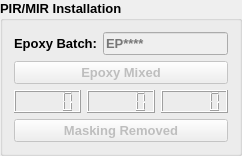
                   <widget class="QGroupBox" name="groupBox_9">
                    <property name="palette">
                     <palette>
                      <active/>
                      <inactive/>
                      <disabled/>
                     </palette>
                    </property>
                    <property name="font">
                     <font>
                      <pointsize>10</pointsize>
                      <weight>75</weight>
                      <bold>true</bold>
                     </font>
                    </property>
                    <property name="title">
                     <string>PIR/MIR Installation</string>
                    </property>
                    <layout class="QGridLayout" name="gridLayout_10" rowminimumheight="0,0,20,0">
                     <item row="0" column="0">
                      <widget class="QLabel" name="label_129">
                       <property name="palette">
                        <palette>
                         <active/>
                         <inactive/>
                         <disabled/>
                        </palette>
                       </property>
                       <property name="text">
                        <string>Epoxy Batch:</string>
                       </property>
                      </widget>
                     </item>
                     <item row="0" column="1">
                      <widget class="QLineEdit" name="epoxy_batch1">
                       <property name="enabled">
                        <bool>false</bool>
                       </property>
                       <property name="sizePolicy">
                        <sizepolicy hsizetype="Preferred" vsizetype="Preferred">
                         <horstretch>0</horstretch>
                         <verstretch>0</verstretch>
                        </sizepolicy>
                       </property>
                       <property name="palette">
                        <palette>
                         <active/>
                         <inactive/>
                         <disabled/>
                        </palette>
                       </property>
                       <property name="text">
                        <string/>
                       </property>
                       <property name="maxLength">
                        <number>6</number>
                       </property>
                       <property name="placeholderText">
                        <string>EP****</string>
                       </property>
                      </widget>
                     </item>
                     <item row="1" column="0" colspan="2">
                      <widget class="QPushButton" name="epoxy_mixed1">
                       <property name="enabled">
                        <bool>false</bool>
                       </property>
                       <property name="sizePolicy">
                        <sizepolicy hsizetype="Preferred" vsizetype="Preferred">
                         <horstretch>0</horstretch>
                         <verstretch>0</verstretch>
                        </sizepolicy>
                       </property>
                       <property name="palette">
                        <palette>
                         <active/>
                         <inactive/>
                         <disabled/>
                        </palette>
                       </property>
                       <property name="font">
                        <font>
                         <pointsize>10</pointsize>
                         <weight>75</weight>
                         <bold>true</bold>
                        </font>
                       </property>
                       <property name="text">
                        <string>Epoxy Mixed</string>
                       </property>
                      </widget>
                     </item>
                     <item row="2" column="0" colspan="2">
                      <layout class="QHBoxLayout" name="horizontalLayout_9">
                       <item>
                        <widget class="QLCDNumber" name="hour_disp_6">
                         <property name="sizePolicy">
                          <sizepolicy hsizetype="Preferred" vsizetype="Preferred">
                           <horstretch>0</horstretch>
                           <verstretch>0</verstretch>
                          </sizepolicy>
                         </property>
                         <property name="palette">
                          <palette>
                           <active/>
                           <inactive/>
                           <disabled/>
                          </palette>
                         </property>
                        </widget>
                       </item>
                       <item>
                        <widget class="QLCDNumber" name="min_disp_6">
                         <property name="sizePolicy">
                          <sizepolicy hsizetype="Preferred" vsizetype="Preferred">
                           <horstretch>0</horstretch>
                           <verstretch>0</verstretch>
                          </sizepolicy>
                         </property>
                         <property name="palette">
                          <palette>
                           <active/>
                           <inactive/>
                           <disabled/>
                          </palette>
                         </property>
                        </widget>
                       </item>
                       <item>
                        <widget class="QLCDNumber" name="sec_disp_6">
                         <property name="sizePolicy">
                          <sizepolicy hsizetype="Preferred" vsizetype="Preferred">
                           <horstretch>0</horstretch>
                           <verstretch>0</verstretch>
                          </sizepolicy>
                         </property>
                         <property name="palette">
                          <palette>
                           <active/>
                           <inactive/>
                           <disabled/>
                          </palette>
                         </property>
                        </widget>
                       </item>
                      </layout>
                     </item>
                     <item row="3" column="0" colspan="2">
                      <widget class="QPushButton" name="epoxy_applied1">
                       <property name="enabled">
                        <bool>false</bool>
                       </property>
                       <property name="sizePolicy">
                        <sizepolicy hsizetype="Preferred" vsizetype="Preferred">
                         <horstretch>0</horstretch>
                         <verstretch>0</verstretch>
                        </sizepolicy>
                       </property>
                       <property name="palette">
                        <palette>
                         <active/>
                         <inactive/>
                         <disabled/>
                        </palette>
                       </property>
                       <property name="font">
                        <font>
                         <pointsize>10</pointsize>
                         <weight>75</weight>
                         <bold>true</bold>
                        </font>
                       </property>
                       <property name="text">
                        <string>Masking Removed</string>
                       </property>
                      </widget>
                     </item>
                    </layout>
                   </widget>
